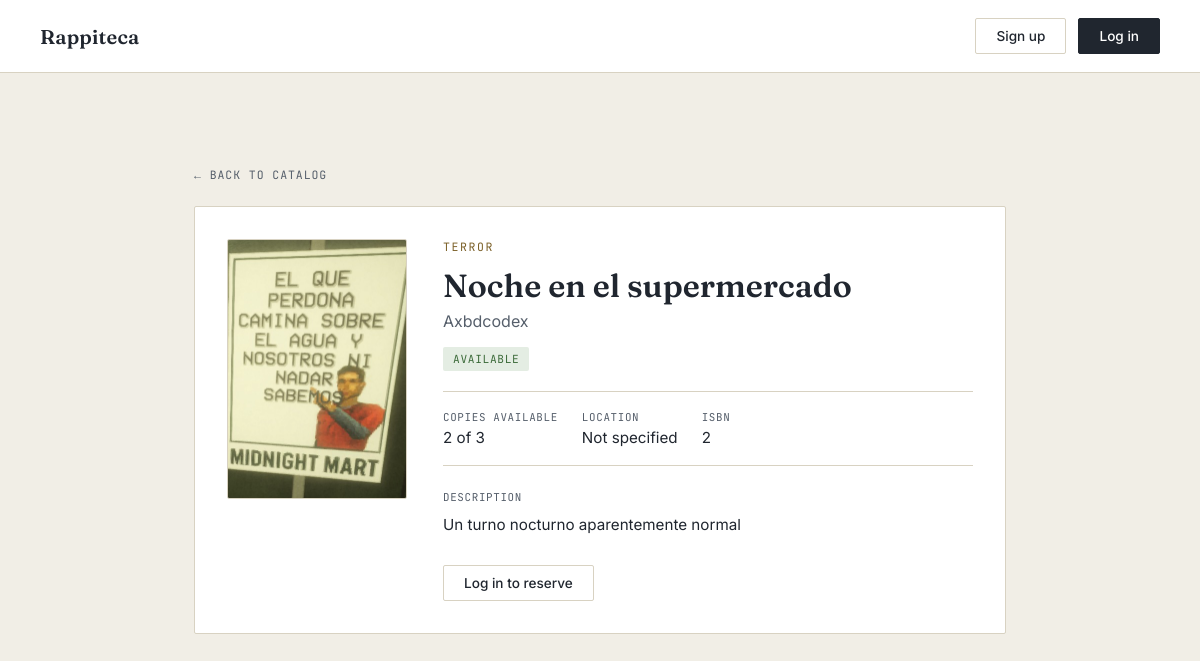
/libro/2/, run on an earlier commit of the app's database.
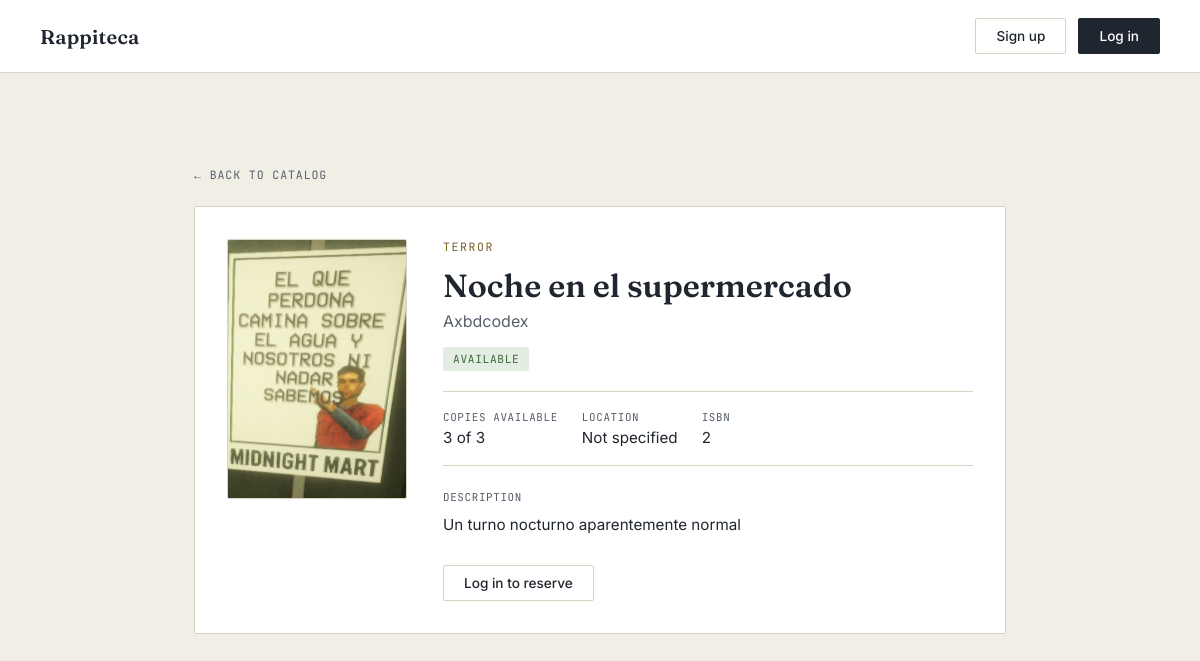
And on a later commit of the database.
### catalog/models.py (models this page shows, shortened)
class Book(models.Model):
    title = models.CharField(max_length=150)
    author = models.CharField(max_length=150)
    isbn = models.CharField(max_length=20, unique=True, blank=True, null=True)
    category = models.CharField(max_length=100, blank=True)
    location = models.CharField(max_length=100, blank=True)
    description = models.CharField(max_length=500, blank=True)
    image = models.ImageField(upload_to='catalog/images/', blank=True, null=True)
    total_copies = models.PositiveIntegerField(default=1)
    available_copies = models.PositiveIntegerField(default=1)
    ESTADO_DISPONIBLE = 'available'
    ESTADO_PRESTADO = 'borrowed'
    ESTADO_RESERVADO = 'reserved'
    ESTADO_PUBLICO_LABELS = {
        ESTADO_DISPONIBLE: 'Available',
        ESTADO_PRESTADO: 'Borrowed',
        ESTADO_RESERVADO: 'Reserved',
    }
    @property
    def esta_disponible(self):
        return self.available_copies > 0
    def estado_publico(self):
        if self.esta_disponible:
            return self.ESTADO_DISPONIBLE

### catalog/views.py (the view)
# urls.py: path('libro/<int:book_id>/', views.detalle_libro, name='detalle_libro'),
def detalle_libro(request, book_id):
    current_user = _usuario_actual(request)
    book = get_object_or_404(Book, id=book_id)
    estado_publico = book.estado_publico()
    loan_activo = None
    if current_user:
        loan_activo = Loan.objects.filter(
            user=current_user,
            book=book,
            estado__in=[Loan.ESTADO_RESERVADO, Loan.ESTADO_PRESTADO],
        ).first()
    contexto = {
        'current_user': current_user,
        'book': book,
        'estado_publico': estado_publico,
        'estado_publico_label': book.ESTADO_PUBLICO_LABELS[estado_publico],
        'loan_activo': loan_activo,
    }
    return render(request, 'book_detail.html', contexto)

### catalog/views.py (called while the page is built)
def _usuario_actual(request):
    current_user = None
    user_id = request.session.get('user_id')
    if user_id:
        try:
            current_user = User.objects.get(id=user_id)
        except User.DoesNotExist:
            request.session.flush()
    return current_user

### catalog/templates/book_detail.html (shortened to what this page needs)
{% load static %}
<!DOCTYPE html>
<html lang="en">
<head>
  <link rel="stylesheet" href="{% static 'catalog/css/style.css' %}">
</head>
<body>
  <header class="nav">
    <a href="{% url 'home' %}" class="nav-brand">Rappiteca</a>
    <nav class="nav-actions">
      {% if current_user %}
        <div class="notification-icon-container">
          <a href="{% url 'notifications' %}" class="notification-icon">
            🔔
            <span class="notification-badge" id="notification-badge" style="display: none;">0</span>
          </a>
        </div>
        {% if current_user.role == 'adm' %}
          <a href="{% url 'gestionar_prestamos' %}" class="btn btn-ghost">Admin panel</a>
        {% else %}
          <a href="{% url 'user_loans' %}" class="btn btn-ghost">My loans</a>
        {% endif %}
        <a href="{% url 'logout' %}" class="btn btn-solid">Log out</a>
      {% else %}
        <a href="{% url 'signup' %}" class="btn btn-ghost">Sign up</a>
        <a href="{% url 'login' %}" class="btn btn-solid">Log in</a>
      {% endif %}
    </nav>
  </header>
  <main class="detail-main">
    <a href="{% url 'home' %}" class="detail-back">← Back to catalog</a>
    <div class="detail-card">
      <div class="detail-cover">
        {% if book.image %}
          <img src="{{ book.image.url }}" alt="{{ book.title }}">
        {% else %}
          <span class="detail-cover-placeholder">No cover</span>
        {% endif %}
      </div>
      <div class="detail-body">
        <p class="eyebrow">{{ book.category|default:"Catalog" }}</p>
        <h1 class="detail-title">{{ book.title }}</h1>
        <p class="detail-author">{{ book.author }}</p>
        <div class="detail-status">
          {% if estado_publico == 'available' %}
            <span class="status-badge status-available">{{ estado_publico_label }}</span>
          {% elif estado_publico == 'borrowed' %}
            <span class="status-badge status-unavailable">{{ estado_publico_label }}</span>
          {% else %}
            <span class="status-badge status-info">{{ estado_publico_label }}</span>
          {% endif %}
        </div>
        <dl class="detail-facts">
          <div class="detail-fact">
            <dt>Copies available</dt>
            <dd>{{ book.available_copies }} of {{ book.total_copies }}</dd>
          </div>
          <div class="detail-fact">
            <dt>Location</dt>
            <dd>{{ book.location|default:"Not specified" }}</dd>
          </div>
          {% if book.isbn %}
            <div class="detail-fact">
              <dt>ISBN</dt>
              <dd>{{ book.isbn }}</dd>
            </div>
          {% endif %}
        </dl>
        <div class="detail-description">
          <h2 class="detail-section-title">Description</h2>
          <p>{{ book.description|default:"No description available for this book." }}</p>
        </div>
        <div class="detail-actions">
          {% if loan_activo and loan_activo.estado == 'reservado' %}
            <span class="status-badge status-info">Reserved — pending pickup</span>
            <form action="{% url 'confirmar_recogida' loan_activo.id %}" method="post">
              {% csrf_token %}
              <button type="submit" class="btn btn-solid btn-small">Ya lo recogí</button>
            </form>
            <form action="{% url 'cancelar_reserva' loan_activo.id %}" method="post">
              {% csrf_token %}
              <button type="submit" class="btn btn-ghost btn-small">Cancel reservation</button>
            </form>
          {% elif loan_activo and loan_activo.estado == 'prestado' %}
            <span class="status-badge status-unavailable">Recogido — en tu poder</span>
          {% elif estado_publico == 'available' %}
            {% if current_user %}
              <form action="{% url 'reservar_libro' book.id %}" method="post">
                {% csrf_token %}
                <button type="submit" class="btn btn-solid">Reserve</button>
              </form>
            {% else %}
              <a href="{% url 'login' %}" class="btn btn-ghost">Log in to reserve</a>
            {% endif %}
          {% endif %}
        </div>
      </div>
    </div>
  </main>
</body>
</html>

What changed in the data, as far as the page shows it:
changed Book "Noche en el supermercado": available_copies "2" → "3"
